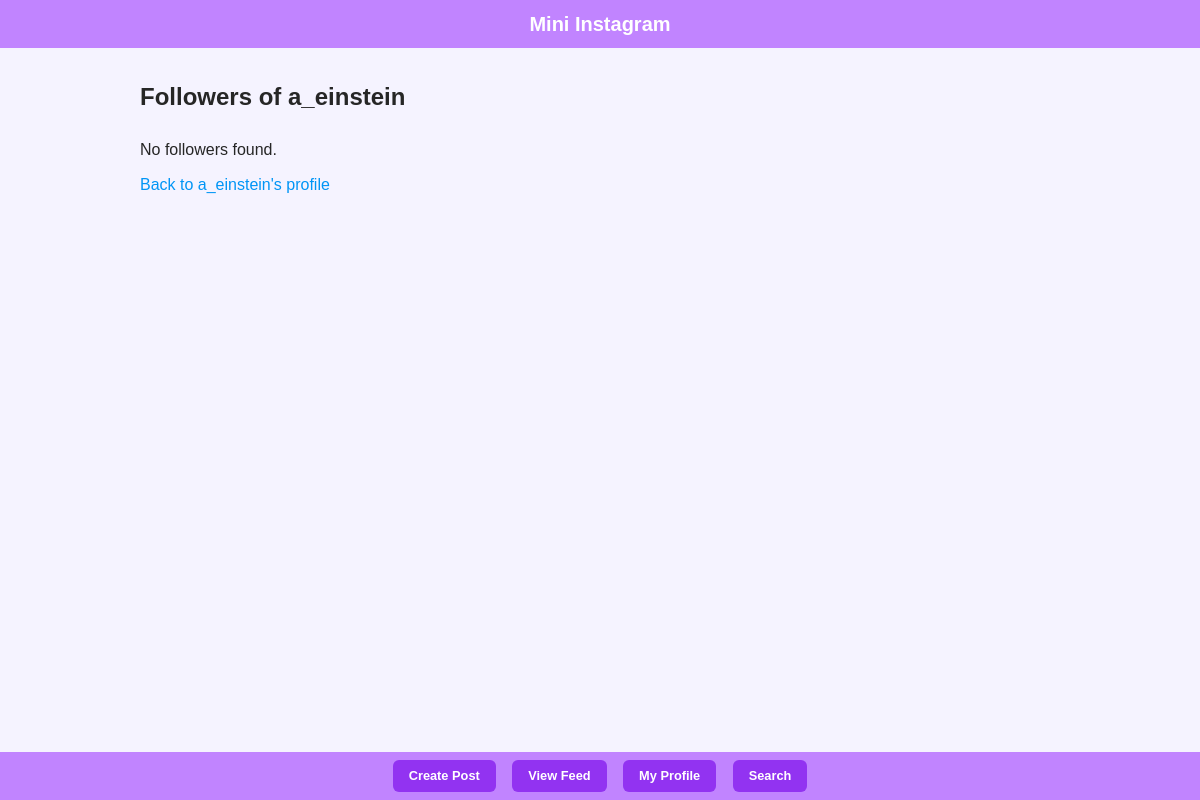
Before: /mini_insta/profile/4/following with the older database file.
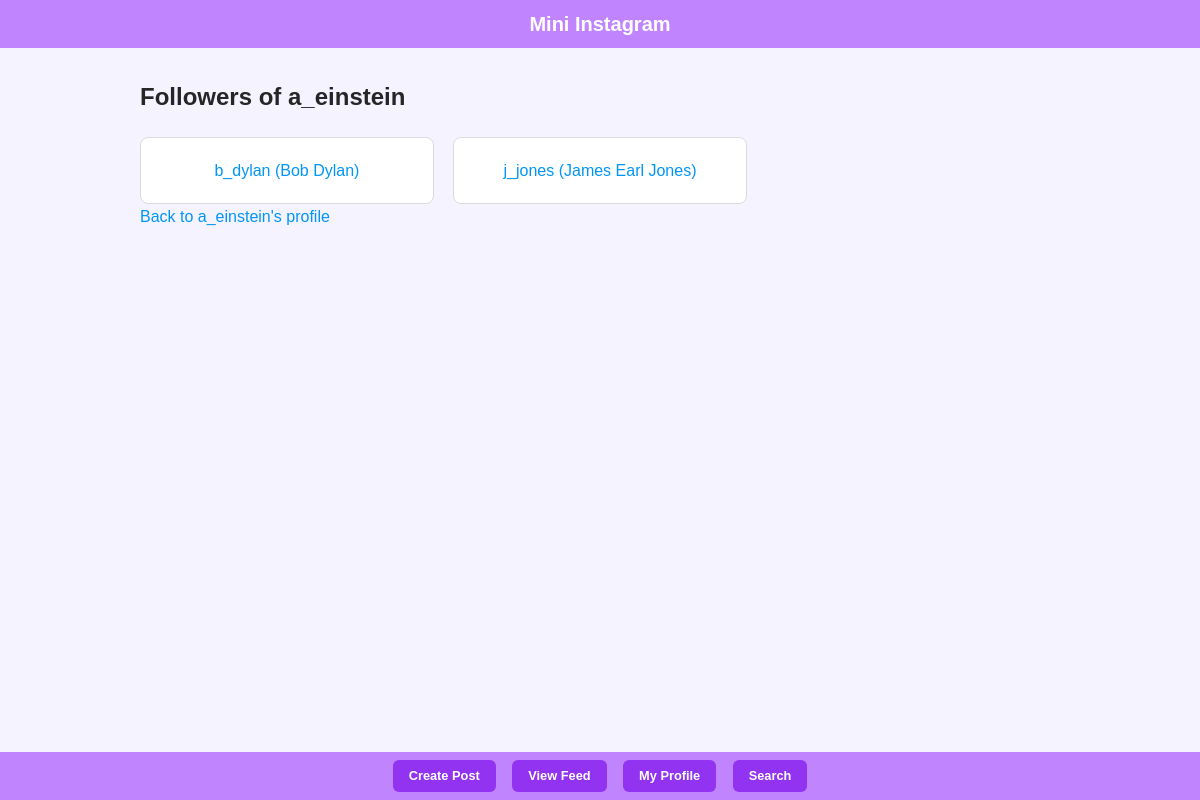
After: the same page with the newer database file.
### mini_insta/models.py (models this page shows, shortened)
class Profile(models.Model):
    username = models.CharField()
    display_name = models.TextField(blank=True)
    profile_image_url = models.URLField(blank=True)
    bio_text = models.TextField(blank=True)
    join_date = models.DateField(auto_now_add=True)
    def get_followers(self):
        return list(Follow.objects.filter(profile=self))

class Follow(models.Model):
    profile = models.ForeignKey(Profile, on_delete=models.CASCADE, related_name='propfile')
    follower_profile = models.ForeignKey(Profile, on_delete=models.CASCADE, related_name='follower_profile')
    timestamp = models.DateField(auto_now_add=True)

### mini_insta/views.py (the view)
# urls.py: path('profile/<int:pk>/following', ShowFollowersDetailView.as_view(), name='show_followers'), #route to show followers of a profile
class ShowFollowersDetailView(DetailView):
    model = Profile
    template_name = 'mini_insta/show_followers.html'
    context_object_name = 'profile'

### mini_insta/templates/mini_insta/show_followers.html
{% extends 'mini_insta/base.html' %}
{% block content %}
    <h2>Followers of {{ profile.username }}</h2>
    {% if profile.get_followers %}
        <ul>
            {% for follow in profile.get_followers %}
                <li>
                    <a href="{% url 'show_profile' follow.follower_profile.pk %}">
                        {{ follow.follower_profile.username }} ({{ follow.follower_profile.display_name }})
                    </a>
                </li>
            {% endfor %}
        </ul>
    {% else %}
        <p>No followers found.</p>
    {% endif %}
    <a href="{% url 'show_profile' profile.pk %}">Back to {{ profile.username }}'s profile</a>
{% endblock %}

### mini_insta/templates/mini_insta/base.html (shortened to what this page needs)
{% load static %}
<html>
    <head>
        <link rel="stylesheet" href="{% static 'mini_insta/styles.css' %}">
    </head>
    <body>
        <h1>Mini Instagram</h1>
        <div class="content-wrapper">
            {% block content %}
            {% endblock %}
        </div>
        <footer>
            <nav>
                {% if profile %}
                    <a href="{% url 'create_post' profile.pk %}">Create Post</a>
                    <a href="{% url 'show_feed' profile.pk %}">View Feed</a>
                    <a href="{% url 'show_profile' profile.pk %}">My Profile</a>
                    <a href="{% url 'search' profile.pk %}">Search</a>
                {% else %}
                    <a href="{% url 'show_all_profiles' %}">View Profiles</a>
                {% endif %}
            </nav>
        </footer>
    </body>
</html>

### static/mini_insta/styles.css (style rules this page uses)
* { margin: 0; padding: 0; box-sizing: border-box; }
body { font-family: Helvetica, Arial, sans-serif; background-color: #f5f3ff; color: #262626; line-height: 1.6; padding-bottom: 2.5rem; min-height: 100vh; }
.content-wrapper { max-width: 80vw; margin: 1.9rem auto; padding: 0 1.25rem; }
h1 { background-color: #c184ff; color: #fff; padding: 0.5rem; text-align: center; font-size: 1.25rem; font-weight: 600; position: sticky; top: 0; z-index: 100; }
h2 { font-size: 1.5rem; font-weight: 600; margin-bottom: 1.25rem; }
ul { list-style: none; display: grid; grid-template-columns: repeat(auto-fill, minmax(15.625rem, 1fr)); gap: 1.2rem; padding: 0; }
li { background-color: #fff; border: 1px solid #dbdbdb; border-radius: 0.5rem; padding: 1.25rem; text-align: center; }
a { color: #0095f6; text-decoration: none; font-weight: 500; }
footer { background-color: #c184ff; padding: 0.5rem 0.75rem; position: fixed; bottom: 0; left: 0; right: 0; width: 100vw; z-index: 100; }
footer nav { text-align: center; }
footer nav a { display: inline-block; margin: 0 0.375rem; padding: 0.375rem 1rem; background-color: #9233f1; color: #fff; font-weight: 600; border-radius: 0.375rem; text-decoration: none; font-size: 0.8rem; }

Changed rows visible on the page:
added Follow: follower_profile.username "b_dylan", follower_profile.display_name "Bob Dylan"
added Follow: follower_profile.username "j_jones", follower_profile.display_name "James Earl Jones"
Other visible differences:
text no longer shown: "No followers found."
